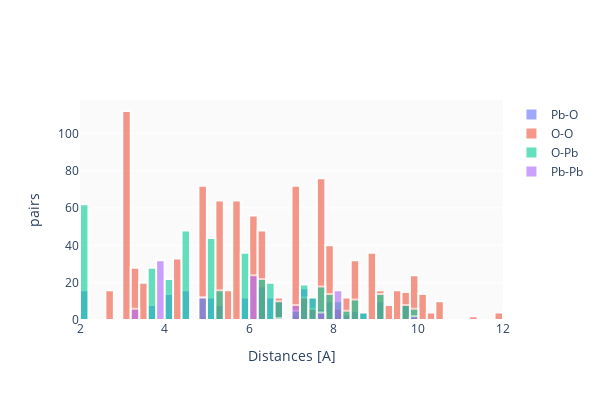

Here is the notebook cell this chart was saved with:
### Markdown cell above
# Plot histogram

### Code cell
cluster.get_pairs()
cluster.plot_hist(plot_engine="plotly")

### Figure 1 — Plotly figure (JSON) as saved in the notebook; plotly's stock layout.template omitted (floating-point values rounded to 4 significant figures; data arrays with more than 128 entries replaced by an {"elided": "..."} marker saying what was removed)
{"data": [{"marker": {"line": {"color": "white", "width": 2}}, "name": "Pb-O", "opacity": 0.6, "type": "histogram", "x": {"elided": "214 float values"}, "xbins": {"size": 0.2}}, {"marker": {"line": {"color": "white", "width": 2}}, "name": "O-O", "opacity": 0.6, "type": "histogram", "x": {"elided": "946 float values"}, "xbins": {"size": 0.2}}, {"marker": {"line": {"color": "white", "width": 2}}, "name": "O-Pb", "opacity": 0.6, "type": "histogram", "x": {"elided": "446 float values"}, "xbins": {"size": 0.2}}, {"marker": {"line": {"color": "white", "width": 2}}, "name": "Pb-Pb", "opacity": 0.6, "type": "histogram", "x": [3.39, 4.96, 3.895, 6.008, 4.96, 3.895, 6.008, 3.895, 7.014, 3.895, 7.791, 6.177, 8.024, 8.024, 6.008, 3.895, 4.96, 6.008, 3.895, 4.96, 6.177, 7.791, 3.895, 7.014, 3.895, 8.024, 8.024, 3.895, 3.39, 7.014, 8.024, 7.791, 3.895, 4.96, 3.895, 6.008, 6.177, 3.895, 8.024, 3.895, 8.024, 7.014, 8.024, 6.008, 8.024, 4.96, 8.024, 6.008, 7.014, 9.92, 7.791, 8.024, 7.014, 6.177, 6.008, 3.895, 4.96, 3.895, 3.895, 8.024, 3.895, 3.39, 3.895, 4.96, 3.895, 6.008, 6.177, 8.024, 3.895, 3.895, 6.008, 8.024, 4.96, 8.024, 6.008, 9.92, 7.014, 6.177, 6.008, 3.895, 4.96, 3.895, 8.024, 3.895, 3.895, 3.39, 6.177, 6.78, 6.008, 6.008, 3.895, 3.39, 6.177, 3.895, 3.895, 3.895, 3.39, 4.96, 4.96, 3.895, 3.895, 3.895, 6.008, 6.008, 7.014], "xbins": {"size": 0.2}}], "layout": {"barmode": "overlay", "height": 400, "plot_bgcolor": "rgba(0.02,0.02,0.02,0.02)", "width": 600, "xaxis": {"tickmode": "auto", "title": {"text": "Distances [A]"}}, "yaxis": {"title": {"text": "pairs"}}}}
